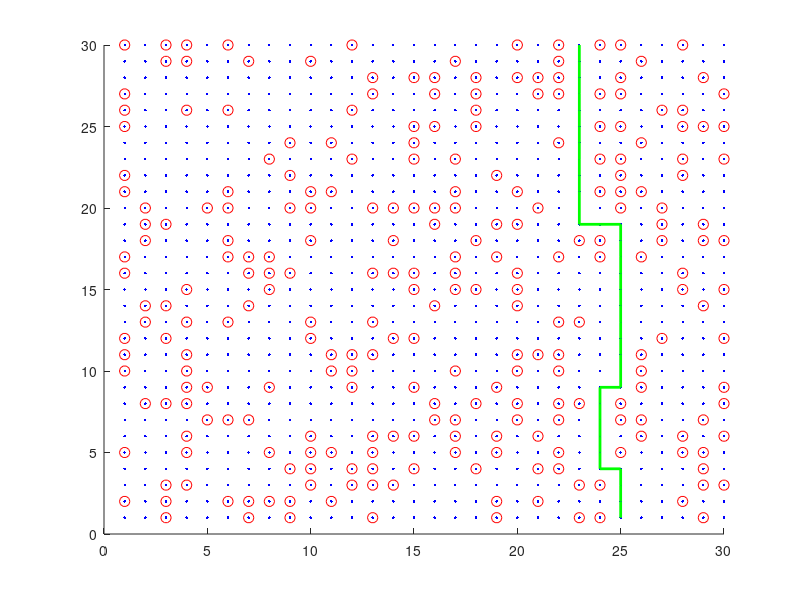

Write MATLAB code to recreate this figure.
clear all, close all, clc;
% Create grid
N = 30;
[x, y] = meshgrid(1:N, 1:N);

% Obstacle density
P = 0.3;
obstacles = rand(N) < P;

% Visualize grid and obstacles
figure; hold on;
plot(x(:), y(:), 'b.');
plot(x(obstacles), y(obstacles), 'ro', 'MarkerSize', 7.5);

% BFS to find the shortest path from bottom to top
% Create a grid that marks the obstacles and visited cells
grid = -ones(N); % Initialize with -1, marking obstacles
grid(~obstacles) = 0; % Mark free cells with 0

% Queue for BFS: [row, col, distance]
queue = [];
for i = 1:N
    if grid(N, i) == 0
        queue(end+1, :) = [N, i, 0]; % Add starting points (bottom row, without obstacles)
        grid(N, i) = 1; % Mark as visited
    end
end

found = false;
while ~isempty(queue)
    current = queue(1, :);
    queue(1, :) = []; % Dequeue
    r = current(1);
    c = current(2);
    d = current(3);

    % Check if we've reached the top row
    if r == 1
        found = true;
        final_r = r;
        final_c = c;
        final_d = d;
        break;
    end

    % Visit neighbors (up, down, left, right)
    directions = [0, 1; 0, -1; -1, 0; 1, 0];
    for i = 1:size(directions, 1)
        nr = r + directions(i, 1);
        nc = c + directions(i, 2);
        if nr > 0 && nr <= N && nc > 0 && nc <= N && grid(nr, nc) == 0
            queue(end+1, :) = [nr, nc, d+1]; % Enqueue
            grid(nr, nc) = grid(r, c) + 1; % Mark as visited with distance
        end
    end
end

if found
    % Initialize arrays to store path coordinates
    path_x = [];
    path_y = [];
    
    % Trace back the path
    path_r = final_r;
    path_c = final_c;
    path_x(end+1) = path_c; % Store the final column
    path_y(end+1) = path_r; % Store the final row

    while grid(path_r, path_c) > 1 % Continue until reaching the start point
        % Move to the previous cell in the path
        directions = [0, 1; 0, -1; -1, 0; 1, 0];
        for i = 1:size(directions, 1)
            nr = path_r + directions(i, 1);
            nc = path_c + directions(i, 2);
            if nr > 0 && nr <= N && nc > 0 && nc <= N && grid(nr, nc) == grid(path_r, path_c) - 1
                path_r = nr;
                path_c = nc;
                path_x(end+1) = path_c; % Store the column
                path_y(end+1) = path_r; % Store the row
                break;
            end
        end
    end
    
    % Reverse the path coordinates since we traced back from the goal
    path_x = fliplr(path_x);
    path_y = fliplr(path_y);
    
    % Plot the path as a line
    plot(path_x, path_y, 'g-', 'LineWidth', 2); % Green line for the path
    disp('Path found!');
    fprintf('length of path = %d\n', length(path_x))
else
    disp('No path available.');
end


